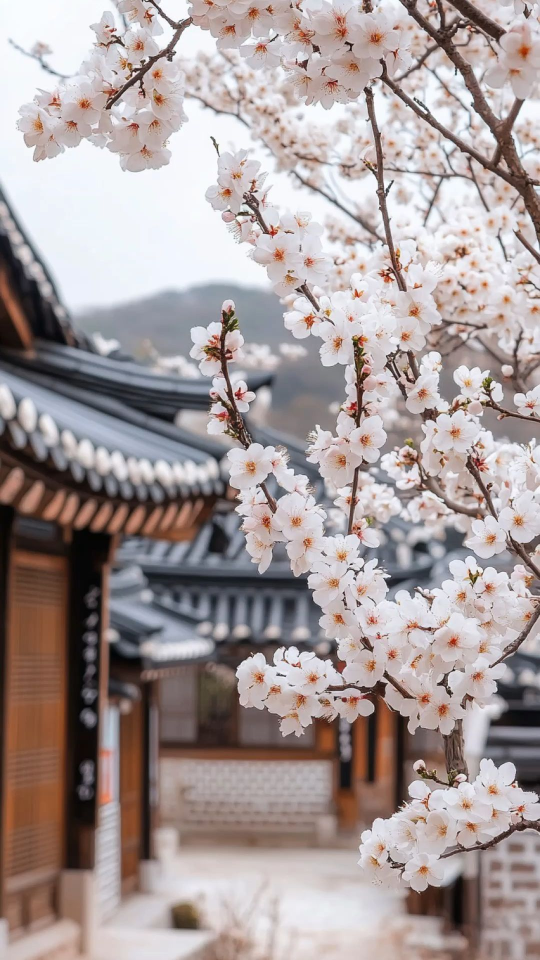
#> input picture sakura-jeju-seoul/cover_photo.jpg, 1080 x 1920 px (shown at 1/2 size)
$ python cover2.py
#> lines starting #> are read from the running program, lines starting #| are printed output that depends on the picture; after the words box and inside, x2 and y2 are one past the last pixel; in counts of white or black regions, pixels touching at a corner belong together
# Обложка Reels 1080×1920: фото ханока с сакурой (Pinterest), кремовая карточка с текстом, всё в зоне 3:4 (y 240–1680).
from PIL import Image, ImageDraw, ImageFont, ImageFilter, ImageEnhance
W, H = 1080, 1920
NAVY, ORANGE, RED, CREAM = (30, 43, 60), (247, 165, 32), (232, 87, 42), (251, 246, 236)
FH, FB = 'fonts/AdvakenSans.otf', 'fonts/Comfortaa-Light.ttf'
im = Image.open('cover_photo.jpg').convert('RGB'); s = max(W / im.width, H / im.height)
#> further down, im is the input picture: PIL image 1080x1920 RGB; mean R, G, B 166.2, 154.4, 153.9
#> after `s = max(W / im.width, H / im.height)`: s = 1
im = im.resize((round(im.width * s), round(im.height * s)), Image.LANCZOS); x = (im.width - W) // 2; y = (im.height - H) // 2
#> after `x = (im.width - W) // 2`: x = 0
#> after `y = (im.height - H) // 2`: y = 0
im = ImageEnhance.Color(im.crop((x, y, x + W, y + H))).enhance(1.08).convert('RGBA')
#> im: PIL image 1080x1920 RGBA

def shadow_box(box, r, op=110, blur=26, dy=12):
    m = Image.new('L', (W, H), 0); ImageDraw.Draw(m).rounded_rectangle((box[0], box[1] + dy, box[2], box[3] + dy), r, fill=op)
    sh = Image.new('RGBA', (W, H), (20, 15, 25, 0)); sh.putalpha(m.filter(ImageFilter.GaussianBlur(blur))); im.alpha_composite(sh)
def ctext(d, txt, f, fill, y, x0=0, w=W):
    tw = f.getlength(txt); d.text((x0 + (w - tw) / 2, y), txt, font=f, fill=fill)

# logo pill on top
logo = Image.open('logo.png').convert('RGBA'); lh = 64; logo = logo.resize((int(logo.width * lh / logo.height), lh), Image.LANCZOS)
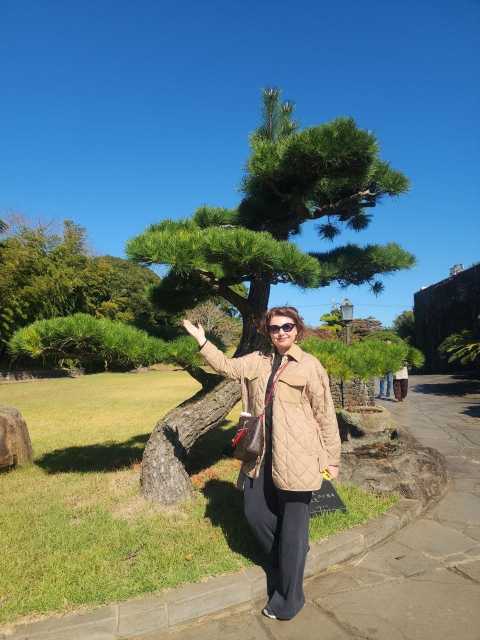
#> input picture jeju-nov7-stories/img/9921.jpg, 960 x 1280 px, given in place of logo.png, which was not available (shown at 1/2 size)
F = ImageFont.truetype(FH, 28); wj = F.getlength('JEJU '); tw = logo.width + 16 + wj + F.getlength('TRIP'); x0 = int((W - tw) / 2)
#> after `tw = logo.width + 16 + wj + F.getlength('TRIP')`: tw = 189.3
#> after `x0 = int((W - tw) / 2)`: x0 = 445
shadow_box((x0 - 28, 268, x0 + tw + 28, 356), 44, op=70, blur=16, dy=6)
#> in shadow_box, `m = Image.new('L', (W, H), 0)`: m: PIL image 1080x1920 L; every value is 0
#> in shadow_box, `ImageDraw.Draw(m).rounded_rectangle((box[0], box[1] + dy, box[2], box[`:
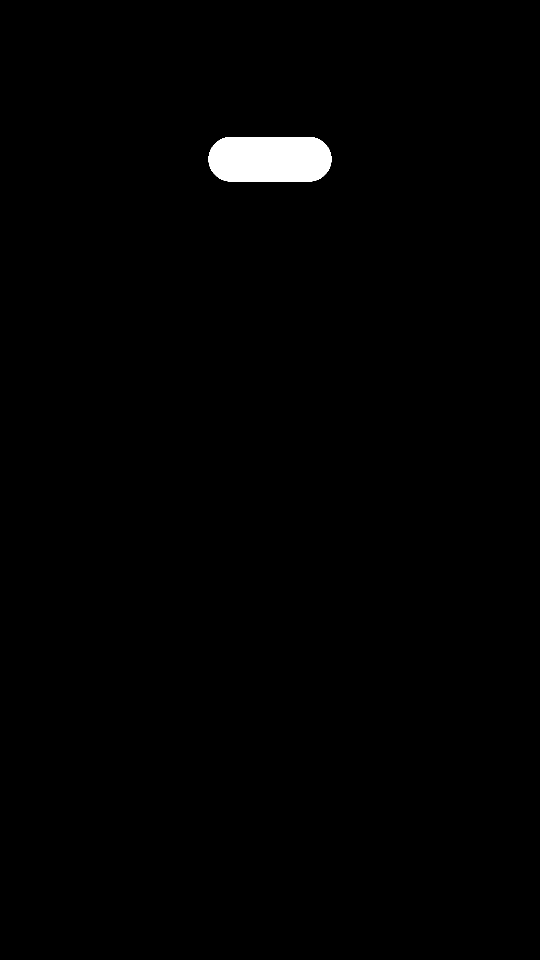
#> m: PIL image 1080x1920 L (shown at 1/2 size); values 0 (black) and 70 (white), 0.97% white; 1 white region, box (x1, y1, x2, y2) and area: (417, 274, 663, 363) 20186
d = ImageDraw.Draw(im); d.rounded_rectangle((x0 - 28, 268, x0 + tw + 28, 356), 44, fill=CREAM); im.alpha_composite(logo, (x0, 280))
d.text((x0 + logo.width + 16, 298), 'JEJU', font=F, fill=RED); d.text((x0 + logo.width + 16 + wj, 298), 'TRIP', font=F, fill=ORANGE)

# cream card
card = (90, 1060, 990, 1560)
shadow_box(card, 56)
#> call 2 of shadow_box, with box = (90, 1060, 990, 1560), r = 56, op = 110, blur = 26, dy = 12
#> in shadow_box (call 2), `ImageDraw.Draw(m).rounded_rectangle((box[0], box[1] + dy, box[2], box[`: m: PIL image 1080x1920 L; values 0 (black) and 110 (white), 21.6% white; 1 white region, box (x1, y1, x2, y2) and area: (90, 1072, 991, 1573) 448637
#> in shadow_box (call 2), `sh.putalpha(m.filter(ImageFilter.GaussianBlur(blur)))`:
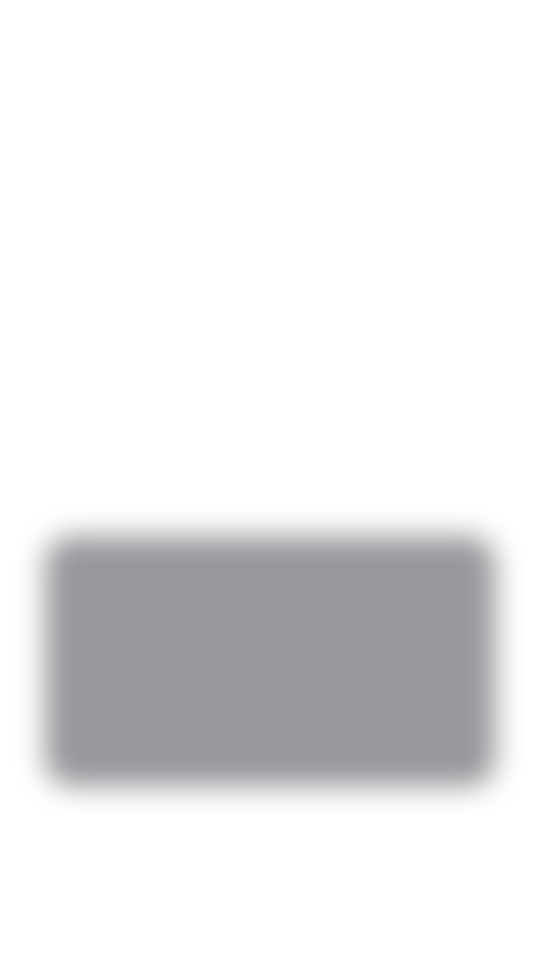
#> sh: PIL image 1080x1920 RGBA (shown at 1/2 size); mean R, G, B, A 20, 15, 25, 23.8; transparent parts drawn white
glass = im.crop(card).filter(ImageFilter.GaussianBlur(18))
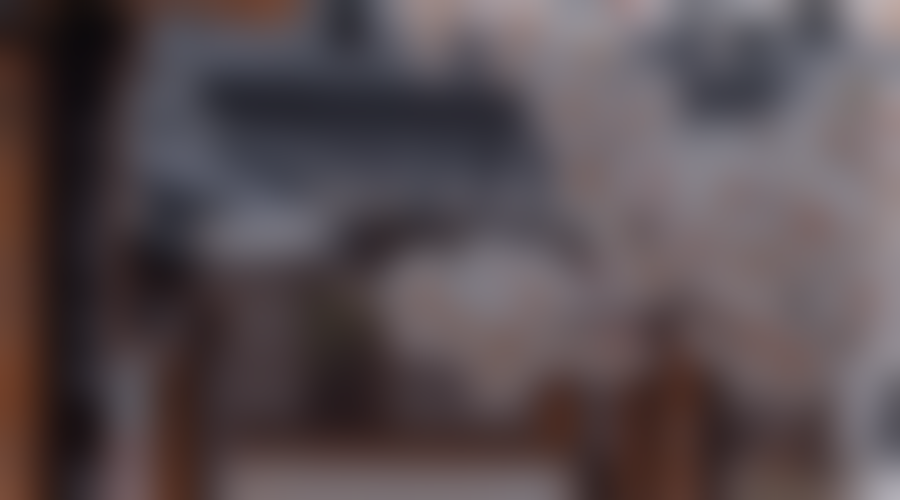
#> glass: PIL image 900x500 RGBA; mean R, G, B, A 87.2, 76.3, 79.6, 255
m = Image.new('L', glass.size, 0); ImageDraw.Draw(m).rounded_rectangle((0, 0, glass.width - 1, glass.height - 1), 56, fill=255)
#> after `m = Image.new('L', glass.size, 0)`: m: PIL image 900x500 L; every value is 0
#> after `ImageDraw.Draw(m).rounded_rectangle((0, 0, glass.width - 1, glass.heig`:
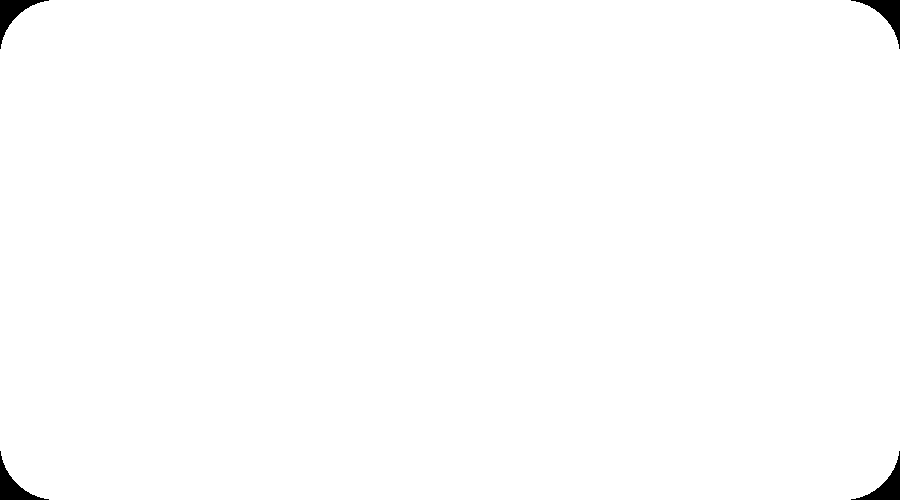
#> m: PIL image 900x500 L; 99.4% white; 4 black regions, box (x1, y1, x2, y2) and area: (0, 0, 49, 49) 691, (851, 0, 900, 49) 691, (0, 451, 49, 500) 691, (851, 451, 900, 500) 691
im.paste(glass, card[:2], m)
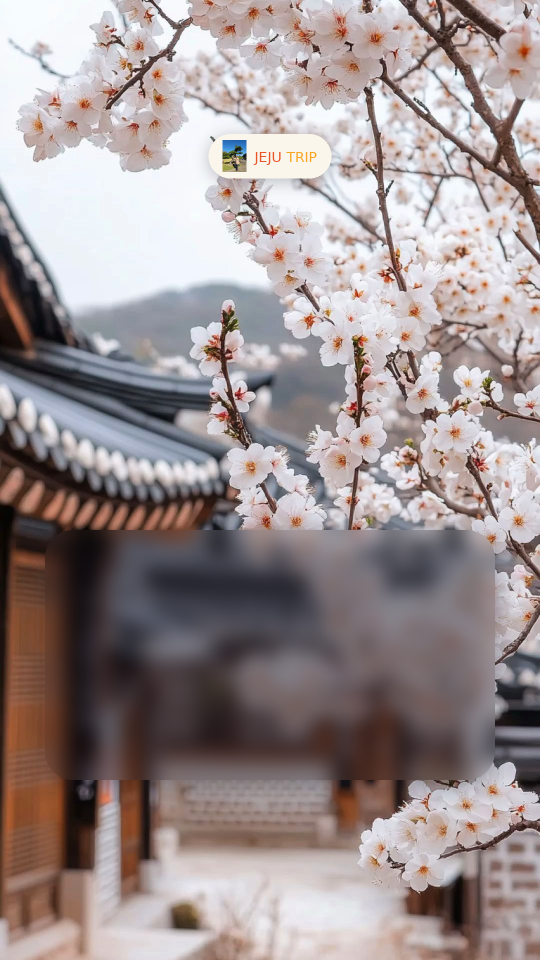
#> im: PIL image 1080x1920 RGBA (shown at 1/2 size); mean R, G, B, A 156, 144.3, 144.6, 255
ov = Image.new('RGBA', (W, H), (0, 0, 0, 0)); ImageDraw.Draw(ov).rounded_rectangle(card, 56, fill=CREAM + (232,)); im.alpha_composite(ov)
#> after `ov = Image.new('RGBA', (W, H), (0, 0, 0, 0))`: ov: PIL image 1080x1920 RGBA; every value is 0
d = ImageDraw.Draw(im); cx, cw = card[0], card[2] - card[0]
d.rounded_rectangle((W / 2 - 34, card[1] + 54, W / 2 + 34, card[1] + 62), 4, fill=ORANGE)
ctext(d, '1–10 АПРЕЛЯ 2027 · 10 ДНЕЙ', ImageFont.truetype(FB, 34), NAVY, card[1] + 92, cx, cw)
ctext(d, 'САКУРА', ImageFont.truetype(FH, 150), NAVY, card[1] + 150, cx, cw)
ctext(d, 'ОТ ЧЕДЖУ ДО СЕУЛА', ImageFont.truetype(FH, 64), ORANGE, card[1] + 316, cx, cw)
ctext(d, 'Чеджу → Пусан → Кёнджу → Сеул', ImageFont.truetype(FB, 36), NAVY, card[1] + 412, cx, cw)
im.convert('RGB').save('cover.jpg', quality=95); im.convert('RGB').save('cover.png')
#> after `im.convert('RGB').save('cover.jpg', quality=95)`:
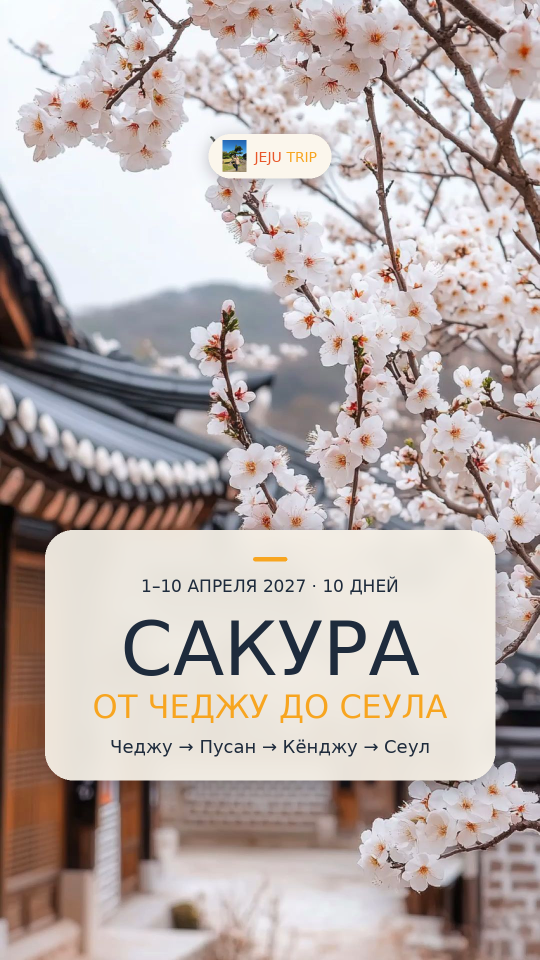
#> saved as cover.jpg: PIL image 1080x1920 RGB (shown at 1/2 size); mean R, G, B 185.6, 174.8, 172.2
